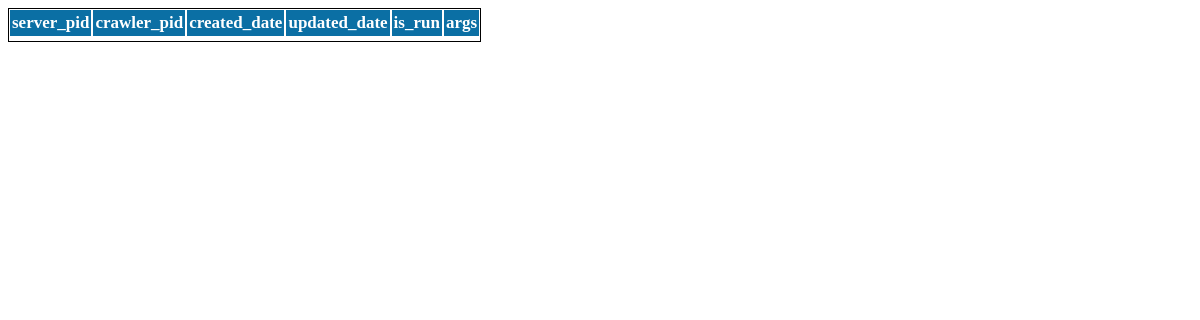
Page /process/ on the earlier database version.
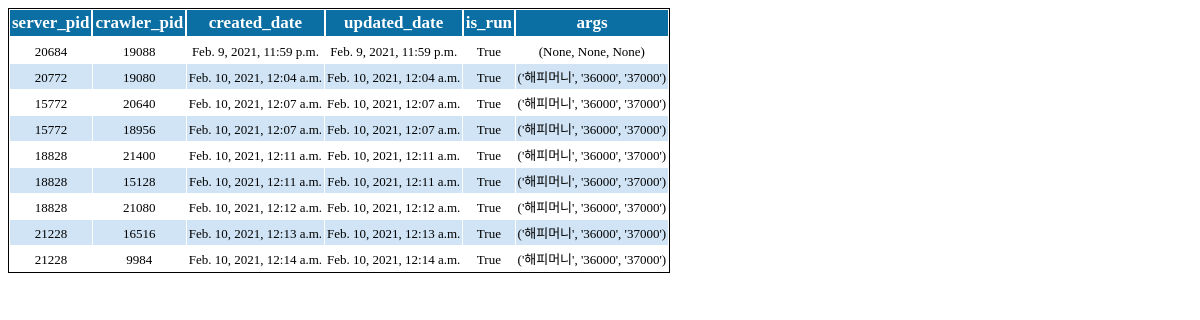
Same page on the later database version.
### giftcard/models.py (models this page shows)
class CrawlerProcess(models.Model):
    server_pid = models.IntegerField()
    crawler_pid = models.IntegerField()
    created_date = models.DateTimeField(auto_now_add=True)
    updated_date = models.DateTimeField(auto_now=True)
    is_run = models.BooleanField()
    args = models.TextField()

### giftcard/views.py (the view, shortened to what this page needs)
# urls.py: path('process/', ProcessView.as_view(), name='process')
class ProcessView(View):
    def get(self, request, *args, **kwargs):
        crawler_process_info = CrawlerProcess.objects.filter(is_run=True).order_by('created_date')
        return render(request, 'process_list.html', context={"processes":crawler_process_info})

### giftcard/templates/process_list.html (shortened to what this page needs)
<!DOCTYPE html>
<html>
<head>
    {% load static %}
    <link rel='stylesheet' type='text/css' media='screen' href='{% static "style.css" %}'>
</head>
<body>
    <div class="divTable" style="border: 1px solid #000;">
        <div class="divTable paleBlueRows">
            <div class="divTableHeading">
                <div class="divTableRow">
                    <div class="divTableHead">server_pid</div>
                    <div class="divTableHead">crawler_pid</div>
                    <div class="divTableHead">created_date</div>
                    <div class="divTableHead">updated_date</div>
                    <div class="divTableHead">is_run</div>
                    <div class="divTableHead">args</div>
                </div>
            </div>
            <div class="divTableBody">
                {% for process in processes %}
                <div class="divTableRow">
                    <div class="divTableCell">{{process.server_pid}}</div>
                    <div class="divTableCell">{{process.crawler_pid}}</div>
                    <div class="divTableCell">{{process.created_date}}</div>
                    <div class="divTableCell">{{process.updated_date}}</div>
                    <div class="divTableCell">{{process.is_run}}</div>
                    <div class="divTableCell">{{process.args}}</div>
                </div>
                {% endfor %}
            </div>
        </div>
    </div>
</body>
</html>

Differences in the rows shown:
added CrawlerProcess: server_pid "20684", crawler_pid "19088", created_date "Feb. 9, 2021, 11:59 p.m.", updated_date "Feb. 9, 2021, 11:59 p.m.", is_run "True", args "(None, None, None)"
added CrawlerProcess: server_pid "20772", crawler_pid "19080", created_date "Feb. 10, 2021, 12:04 a.m.", updated_date "Feb. 10, 2021, 12:04 a.m.", is_run "True", args "('해피머니', '36000', '37000')"
added CrawlerProcess: server_pid "15772", crawler_pid "20640", created_date "Feb. 10, 2021, 12:07 a.m.", updated_date "Feb. 10, 2021, 12:07 a.m.", is_run "True", args "('해피머니', '36000', '37000')"
added CrawlerProcess: server_pid "15772", crawler_pid "18956", created_date "Feb. 10, 2021, 12:07 a.m.", updated_date "Feb. 10, 2021, 12:07 a.m.", is_run "True", args "('해피머니', '36000', '37000')"
added CrawlerProcess: server_pid "18828", crawler_pid "21400", created_date "Feb. 10, 2021, 12:11 a.m.", updated_date "Feb. 10, 2021, 12:11 a.m.", is_run "True", args "('해피머니', '36000', '37000')"
added CrawlerProcess: server_pid "18828", crawler_pid "15128", created_date "Feb. 10, 2021, 12:11 a.m.", updated_date "Feb. 10, 2021, 12:11 a.m.", is_run "True", args "('해피머니', '36000', '37000')"
added CrawlerProcess: server_pid "18828", crawler_pid "21080", created_date "Feb. 10, 2021, 12:12 a.m.", updated_date "Feb. 10, 2021, 12:12 a.m.", is_run "True", args "('해피머니', '36000', '37000')"
added CrawlerProcess: server_pid "21228", crawler_pid "16516", created_date "Feb. 10, 2021, 12:13 a.m.", updated_date "Feb. 10, 2021, 12:13 a.m.", is_run "True", args "('해피머니', '36000', '37000')"
added CrawlerProcess: server_pid "21228", crawler_pid "9984", created_date "Feb. 10, 2021, 12:14 a.m.", updated_date "Feb. 10, 2021, 12:14 a.m.", is_run "True", args "('해피머니', '36000', '37000')"
